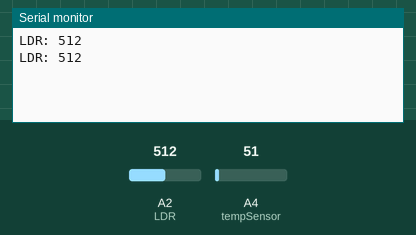
Simulated run of this sketch. Board: Arduino Uno, built with avr-gcc and run on an emulated ATmega328P. Parts: the last lines printed to the serial monitor. Inputs (shaded band) come from the test bench; at power-on: A4 (tempSensor) = 51, A2 (LDR) = 512.

Above: at 2.8 s.
2.9 s: A4 (tempSensor) set to 61
At 5.8 s:
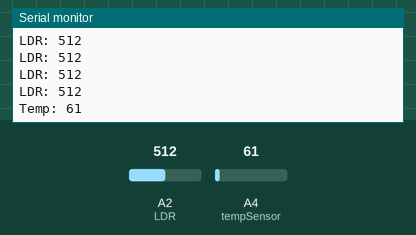
11.5 s: A2 (LDR) set to 716
At 12.6 s:
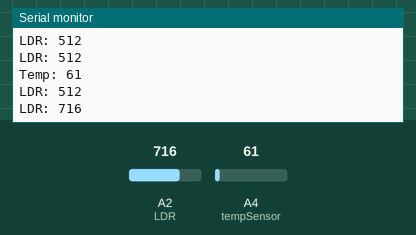
13.0 s: A4 (tempSensor) set to 71
At 13.4 s:
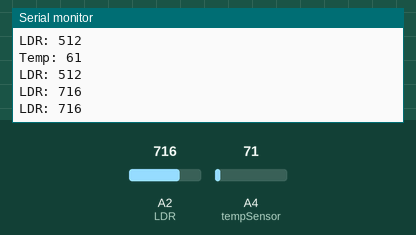
26.0 s: A2 (LDR) set to 900
At 26.8 s:
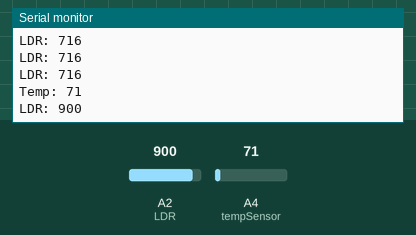
Timing chart, 0 to 29.0 s (numbered marks = the images above; inputs shaded):
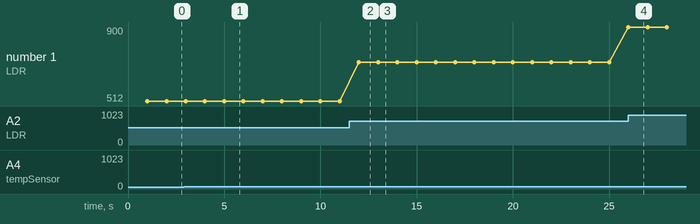

Measured:
- after the input at 2.9 s, the serial monitor: prints a new line after 2.1 s (image 1)
- after the input at 11.5 s, the serial monitor: prints a new line after 0.50 s (image 2)
- after the input at 26.0 s, the serial monitor: prints a new line at once (image 4)
- plotted number 1: 512 → 716 after the input at 11.5 s, 716 → 900 after the input at 26.0 s

The sketch:

multi-threading_LDR_and_TEMP.ino
```cpp
/* Sensors */
const byte LDR = A2; //Light Dependant Resistor
const byte tempSensor = A4; //LM34 temp sensor

/* Two "independant" timed events */
const long eventTime_1_LDR = 1000; //in ms
const long eventTime_2_temp = 5000; //in ms

/* When did they start the race? */
unsigned long previousTime_1 = 0;
unsigned long previousTime_2 = 0;

void setup() {
  Serial.begin(9600);
}

void loop() {

  /* Updates frequently */
  unsigned long currentTime = millis();

  /* This is my event_1 */
  if ( currentTime - previousTime_1 >= eventTime_1_LDR) {
    Serial.print("LDR: ");
    Serial.println( analogRead(LDR) );

    /* Update the timing for the next event*/
    previousTime_1 = currentTime;
  }

    /* This is my event_2 */
  if ( currentTime - previousTime_2 >= eventTime_2_temp) {

    Serial.print("Temp: ");
    Serial.println( analogRead(tempSensor) );

    /* Update the timing for the next event*/
    previousTime_2 = currentTime;
  }

}
```
